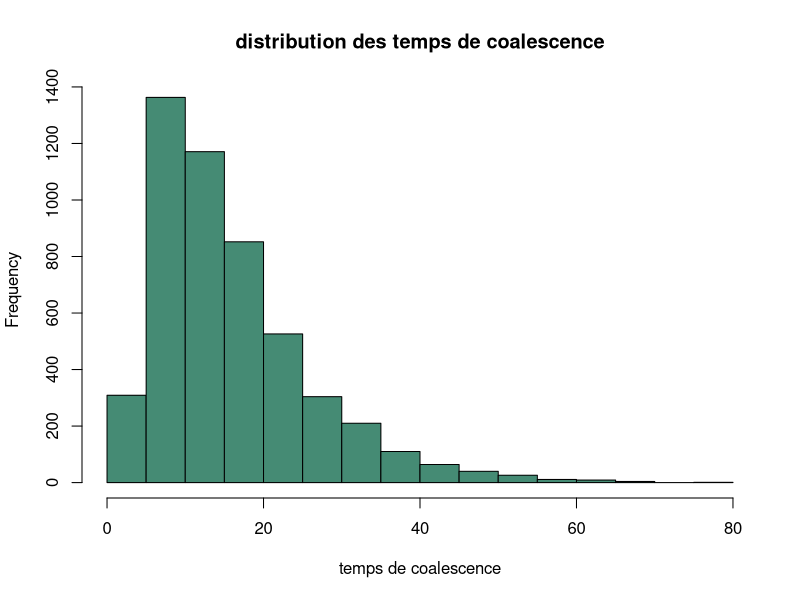
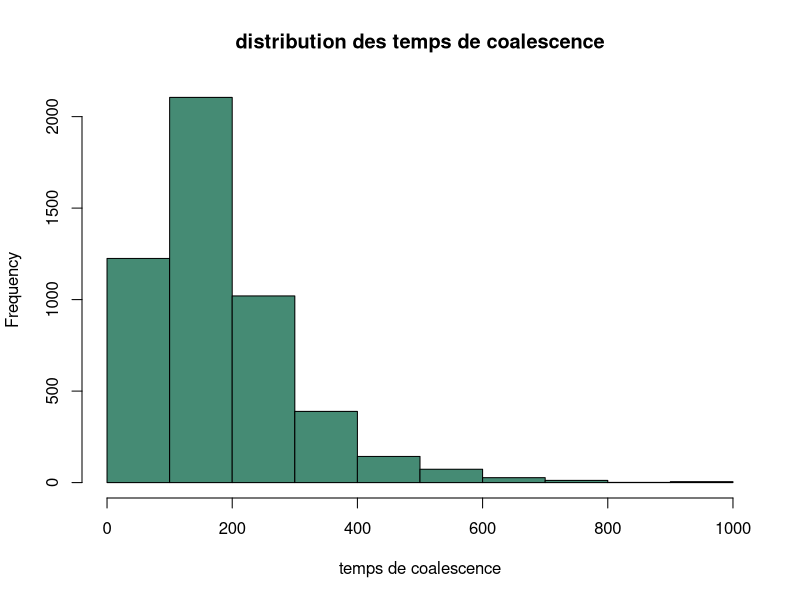
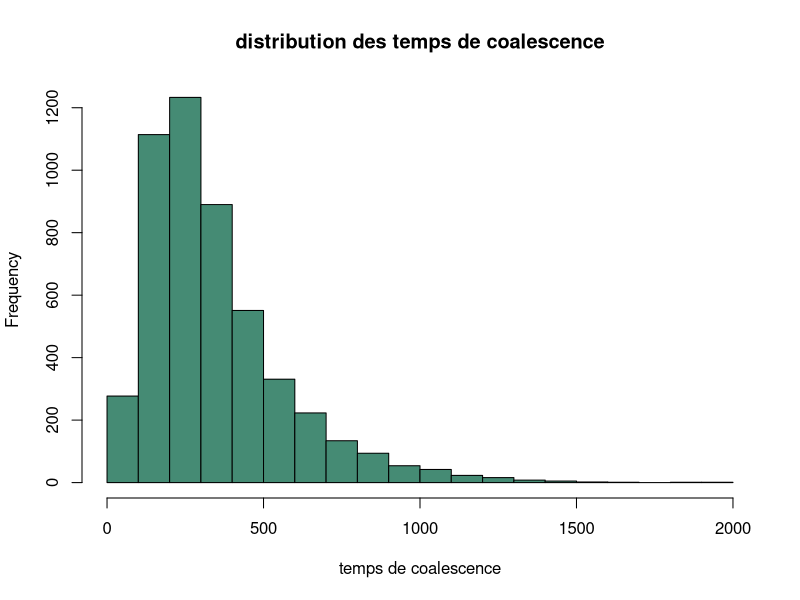
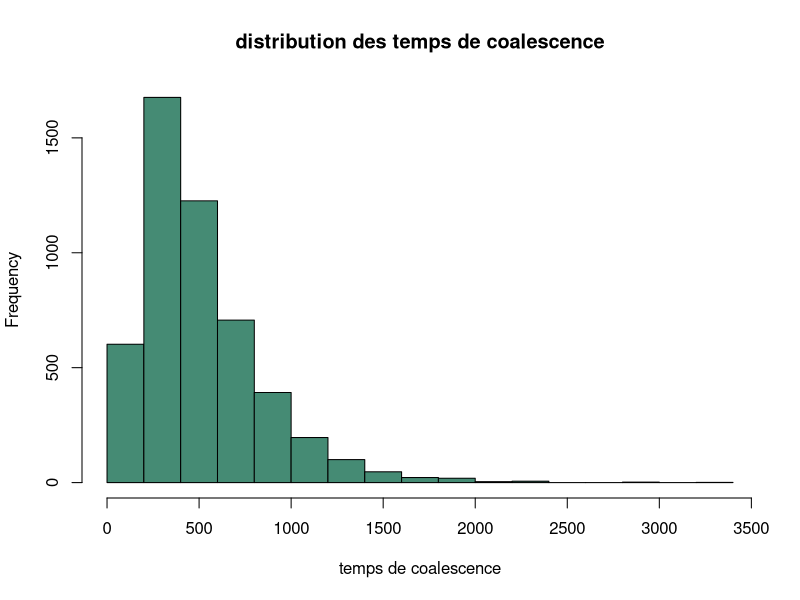
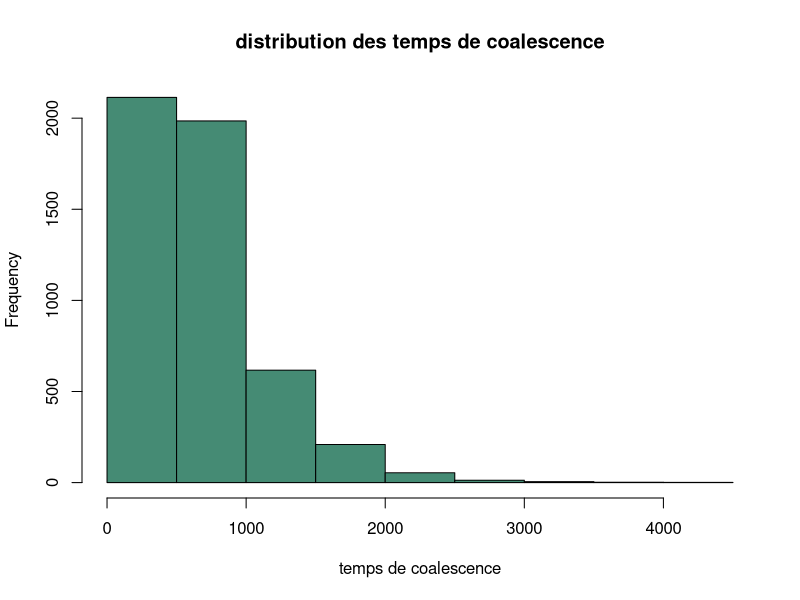

Write R code to recreate these figures, in order.
	dt=read.table("N.txt",sep="\t");

	for(i in 1:ncol(dt)){
		namefile=paste("N",i,"0.jpeg",sep="")
		jpeg(namefile)
		hist(dt[,i],main="distribution des temps de coalescence",xlab="temps de coalescence", col="aquamarine4")
		dev.off()
	}
